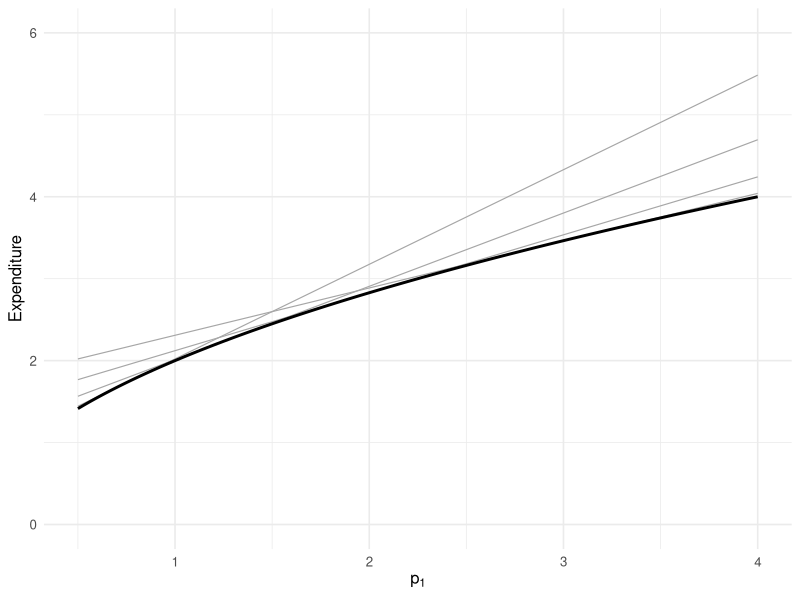

The R source for this figure:
## ---- chunk 1
#| label: fig-envelope
#| fig-cap: "Grey lines: the cost of holding one fixed bundle as $p_1$ varies. Black curve: the cost of re-optimising at every price. The black curve is their lower envelope, and grazes each line tangentially."
#| warning: false
#| message: false

library(ggplot2)

# Cobb-Douglas: u = x1^a * x2^(1-a). All curves below are closed-form
a <- 0.5; u_target <- 1; p2 <- 1

# Expenditure function e(p1,p2,u) = u * (p1/a)^a * (p2/(1-a))^(1-a)
e_true <- function(p1) u_target * (p1/a)^a * (p2/(1-a))^(1-a)

# Hicksian demand for good 1, from Shephard: h1 = a*e/p1
h1 <- function(p1) a * e_true(p1) / p1

p_grid <- seq(0.5, 4, length.out = 200)

# Cost of the bundle that was optimal at p0, evaluated at every p1
fixed_bundle_line <- function(p0) {
  x1 <- h1(p0)
  x2 <- (1 - a) * e_true(p0) / p2
  data.frame(p1 = p_grid, cost = p_grid * x1 + p2 * x2, anchor = p0)
}

lines_df <- do.call(rbind, lapply(c(0.75, 1.25, 2, 3), fixed_bundle_line))
env_df   <- data.frame(p1 = p_grid, cost = e_true(p_grid))

ggplot() +
  geom_line(data = lines_df, aes(p1, cost, group = anchor),
            colour = "grey65", linewidth = 0.4) +
  geom_line(data = env_df, aes(p1, cost), linewidth = 1) +
  coord_cartesian(ylim = c(0, 6)) +
  labs(x = expression(p[1]), y = "Expenditure") +
  theme_minimal(base_size = 12)
